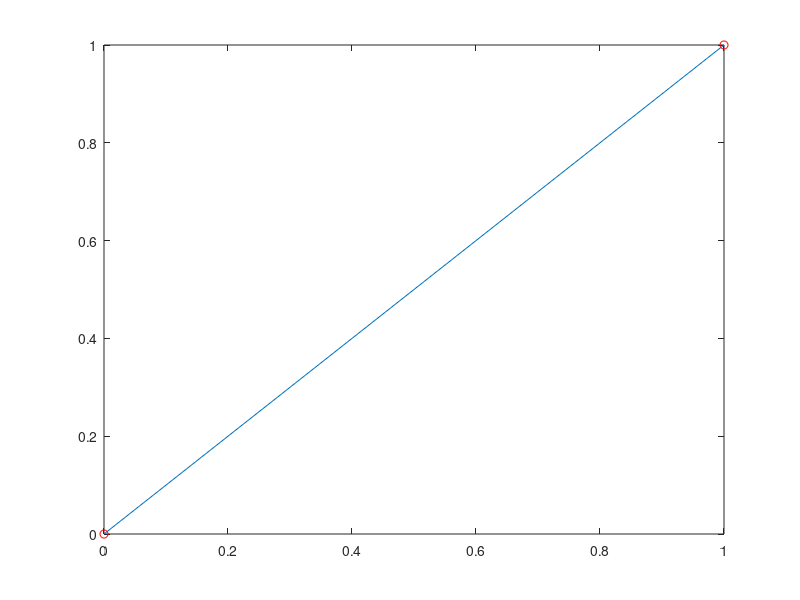

Here is the MATLAB script that generated this plot:
clc
clear all
close all

x1=0;y1=0;
x2=1;y2=1;

plot(x1,y1,'or',x2,y2,'or')

v1 = [x1,x2];
v2 = [y1,y2];

f = line(v1,v2);
